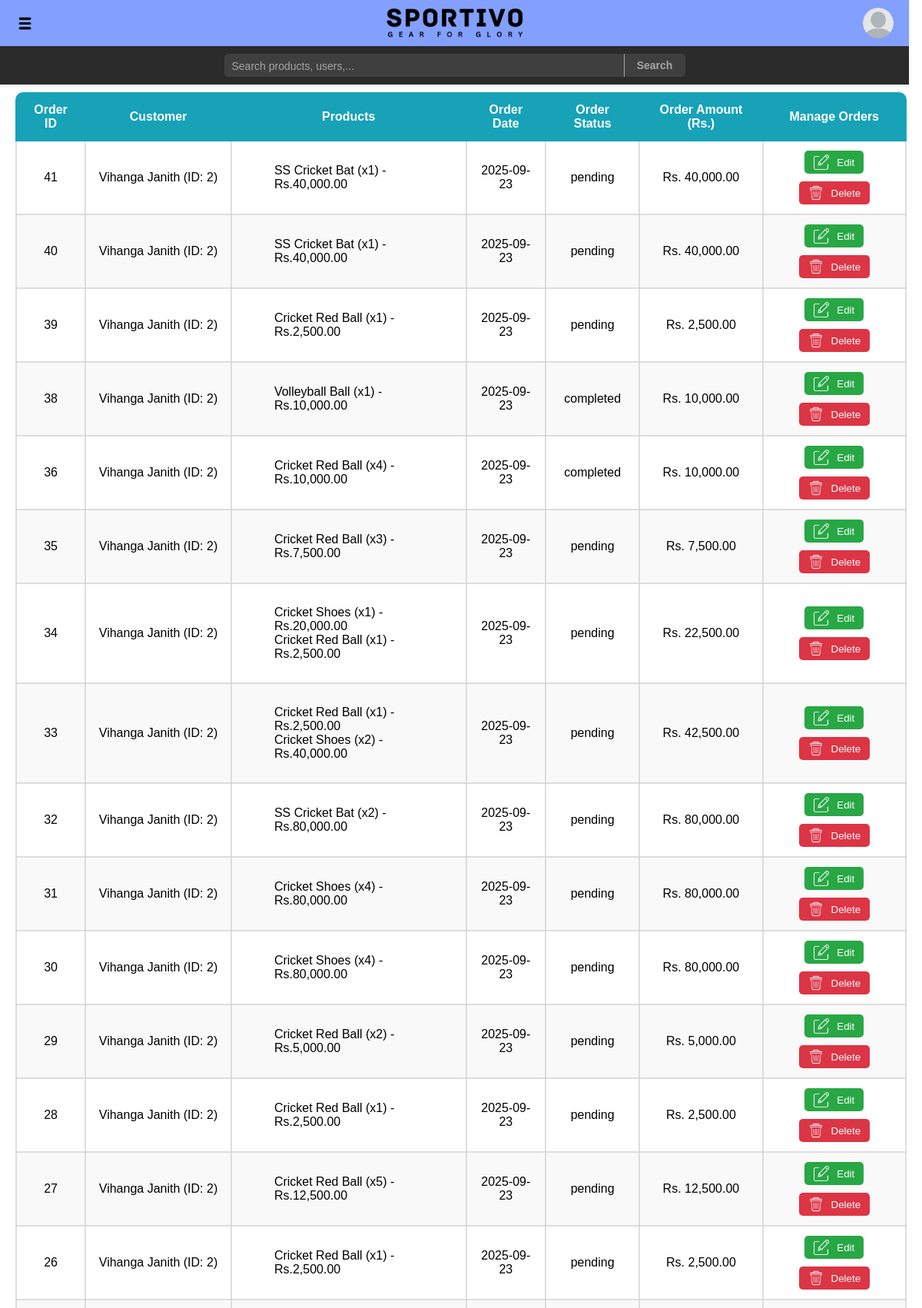
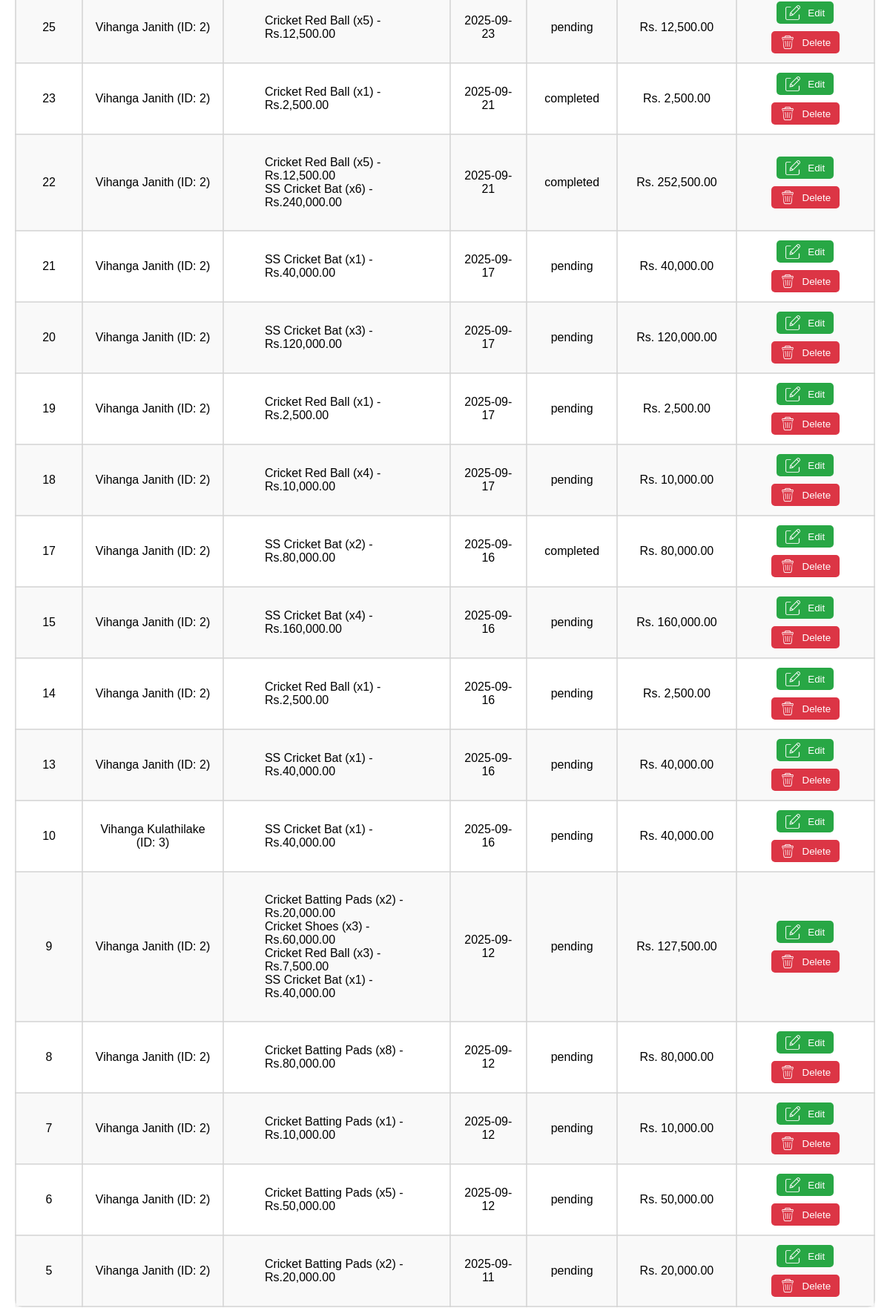
The page /orders.php?error=NoOrderSelected (upper part) on the database its author committed (2 pictures, top to bottom).
### tables this page shows
CREATE TABLE `orders` (
  `order_id` int(11) NOT NULL,
  `customer_id` int(11) DEFAULT NULL,
  `order_date` date DEFAULT NULL,
  `order_status` enum('pending','completed') NOT NULL DEFAULT 'pending'
);

CREATE TABLE `customers` (
  `customer_id` int(11) NOT NULL,
  `name` varchar(100) DEFAULT NULL,
  `image_path` varchar(255) DEFAULT NULL,
  `email` varchar(100) DEFAULT NULL,
  `phone` varchar(20) DEFAULT NULL,
  `address` varchar(255) DEFAULT NULL,
  `username` varchar(50) NOT NULL DEFAULT '',
  `password` varchar(255) NOT NULL DEFAULT '',
  `role` enum('user','admin') NOT NULL DEFAULT 'user',
  `reset_token` varchar(255) DEFAULT NULL,
  `reset_expires` datetime DEFAULT NULL
);

### orders.php (the view, shortened to what this page needs)
<?php
include 'adminHeader.php';
?>
<div class="orders-container">
    <div class="table-container">
        <table>
        <thead>
            <tr>
                <th>Order ID</th>
                <th>Customer</th>
                <th>Products</th>
                <th>Order Date</th>
                <th>Order Status</th>
                <th>Order Amount (Rs.)</th>
                <th>Manage Orders</th>
            </tr>
        </thead>
        <tbody>
        <?php
        $sql = "SELECT o.order_id,o.customer_id,c.name AS customer_name,o.order_date,
                o.order_status,p.name AS product_name,p.price,oi.quantity
                FROM orders o
                JOIN customers c ON o.customer_id = c.customer_id
                JOIN order_items oi ON o.order_id = oi.order_id
                JOIN products p ON oi.product_id = p.product_id
                ORDER BY o.order_id DESC";
        $result = mysqli_query($connect, $sql);
        $orders = [];
        if (mysqli_num_rows($result) > 0) {
            while ($row = mysqli_fetch_assoc($result)) {
                $orderId = $row['order_id'];
                if (!isset($orders[$orderId])) {
                    $orders[$orderId] = [
                        'customer_name'=> $row['customer_name'],
                        'customer_id'=> $row['customer_id'],
                        'order_date'=> $row['order_date'],
                        'order_status'=> $row['order_status'],
                        'items'=> [],
                        'amount'=> 0
                    ];
                }
                $itemTotal = $row['price'] * $row['quantity'];
                $orders[$orderId]['items'][] = $row['product_name']." (x".$row['quantity'].") - Rs.".number_format($itemTotal, 2);
                $orders[$orderId]['amount'] += $itemTotal;
            }
        }
        if (!empty($orders)) {
            foreach ($orders as $orderId => $order) {
                echo "<tr>";
                echo "<td>".$orderId."</td>";
                echo "<td>".$order['customer_name']." (ID: ".$order['customer_id'].")</td>";
                echo "<td><ul>";
                foreach ($order['items'] as $item) {
                    echo "<li>".$item."</li>";
                }
                echo "</ul></td>";
                echo "<td>".$order['order_date']."</td>";
                echo "<td>".$order['order_status']."</td>";
                echo "<td>Rs. ".number_format($order['amount'], 2)."</td>";
                echo "<td>
                        <div class='actions-container'>
                            <button class='edit' onclick=\"location.href='editOrder.php?id={$orderId}&from=orders'\"><img src='imgs/edit.png' class='btn-icon' alt='view-icon'>Edit</button>
                            <button class='delete' onclick=\"location.href='includes/deleteOrder.inc.php?id={$orderId}&from=orders'\"><img src='imgs/trash.png' class='btn-icon' alt='view-icon'>Delete</button>
                        </div>
                    </td>";
                echo "</tr>";
            }
        } else {
            echo "<tr><td colspan='7'>No orders found</td></tr>";
        }
        ?>
        </tbody>
        </table>
    </div>
</div>
<?php
include 'footer.php';
?>

### css/style.css (style rules this page uses)
html, body { height: 100%; margin: 0; font-family: 'Segoe UI', Tahoma, Geneva, Verdana, sans-serif; overflow-x: hidden; }
:root { --main-color: #1e1e1e; --secondary-color: #444444; --text-color: #ffffff; }

### css/orders.css (style rules this page uses)
.orders-container { font-family: Arial, sans-serif; background-color: #ffffff; margin: 0; padding: 20px; }
.table-container { width: 100%; overflow-x: auto; }
table { width: 100%; border-collapse: collapse; background-color: #fff; border-radius: 10px; overflow: hidden; box-shadow: 0 4px 10px rgba(0,0,0,0.1); }
thead { background-color: #17a2b8; color: #fff; }
thead th { padding: 12px 15px; text-align: center; font-weight: 600; border: 2px solid #17a2b8; }
tbody tr { border-bottom: 1px solid #ddd; }
tbody tr:nth-child(even) { background-color: #f9f9f9; }
tbody td { padding: 12px 15px; border: 2px solid #d5d5d5c6; text-align: center; }
tbody td ul { list-style: none; text-align: left; }
.actions-container { display: flex; flex-wrap: wrap; justify-content: center; align-items: center; gap: 10px; }
button { display: flex; flex-direction: row; justify-content: center; align-items: center; gap: 10px; }
.btn-icon { width: 20px; height: 20px; }
button.edit, button.delete { padding: 5px 12px; border: none; border-radius: 5px; color: #fff; font-weight: 500; cursor: pointer; transition: background 0.3s ease; }
button.edit { background-color: #28a745; }
button.delete { background-color: #dc3545; }
@media (min-width: 1000px) { .table-container { display: flex; justify-content: center; } }

### rows shown on the page
orders: orderId "17", customer.name "Vihanga Janith", customer "2", item "SS Cricket Bat (x2) - Rs.80,000.00", order_date "2025-09-16", order_status "completed", amount "80,000.00"
orders: orderId "10", customer.name "Vihanga Kulathilake", customer "3", item "SS Cricket Bat (x1) - Rs.40,000.00", order_date "2025-09-16", order_status "pending", amount "40,000.00"
orders: orderId "5", customer.name "Vihanga Janith", customer "2", item "Cricket Batting Pads (x2) - Rs.20,000.00", order_date "2025-09-11", order_status "pending", amount "20,000.00"

### other values the page prints
$orderId "41"
$order['customer_name'] "Vihanga Janith"
$order['customer_id'] "2"
$item "SS Cricket Bat (x1) - Rs.40,000.00"
$order['order_date'] "2025-09-23"
$order['order_status'] "pending"
$order['amount'] "40,000.00"
$orderId "40"
$orderId "39"
$item "Cricket Red Ball (x1) - Rs.2,500.00"
$order['amount'] "2,500.00"
$orderId "38"
$item "Volleyball Ball (x1) - Rs.10,000.00"
$order['order_status'] "completed"
$order['amount'] "10,000.00"
